Frame 1 (no input): blank canvas, image omitted
Frame 60 (no input): blank canvas, image omitted
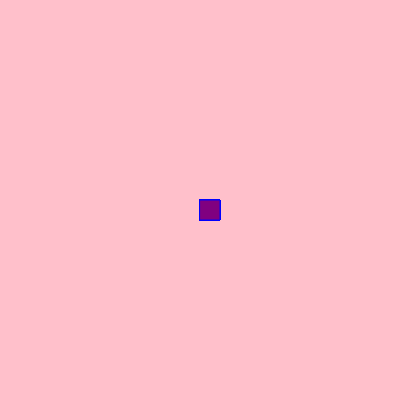
Frame 120 (the mouse pressed at the canvas centre since frame 60)

The p5.js sketch whose frames 1 and 60 were blank and that drew this single picture after the mouse press (run headless with seeded random() and noise() and a simulated clock; from frame 60 on, the mouse is pressed at the canvas centre):

// p5.js sketch
// ── sketch.js
function setup() {
  createCanvas(400, 400);
   background("pink");
}
function draw() {
  stroke ("blue");
  fill ("purple");
  if (mouseIsPressed) { rect(mouseX, mouseY,20,20);
                      }
}
